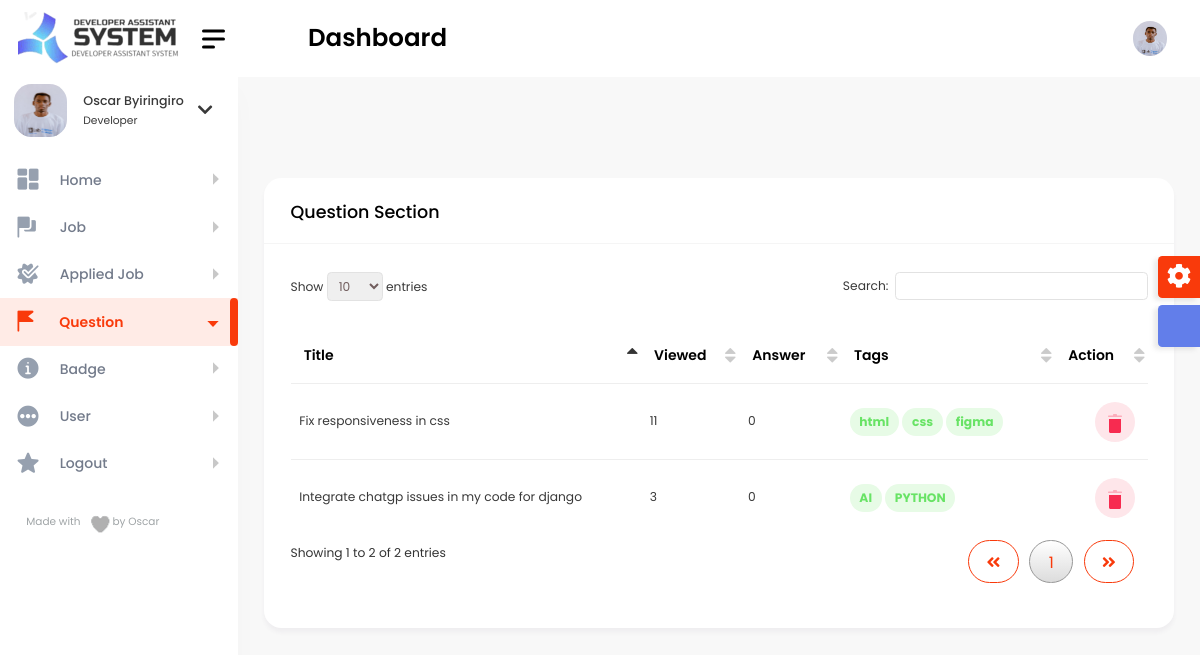
The app's page /super_admin/question_super/ (signed in), older data.
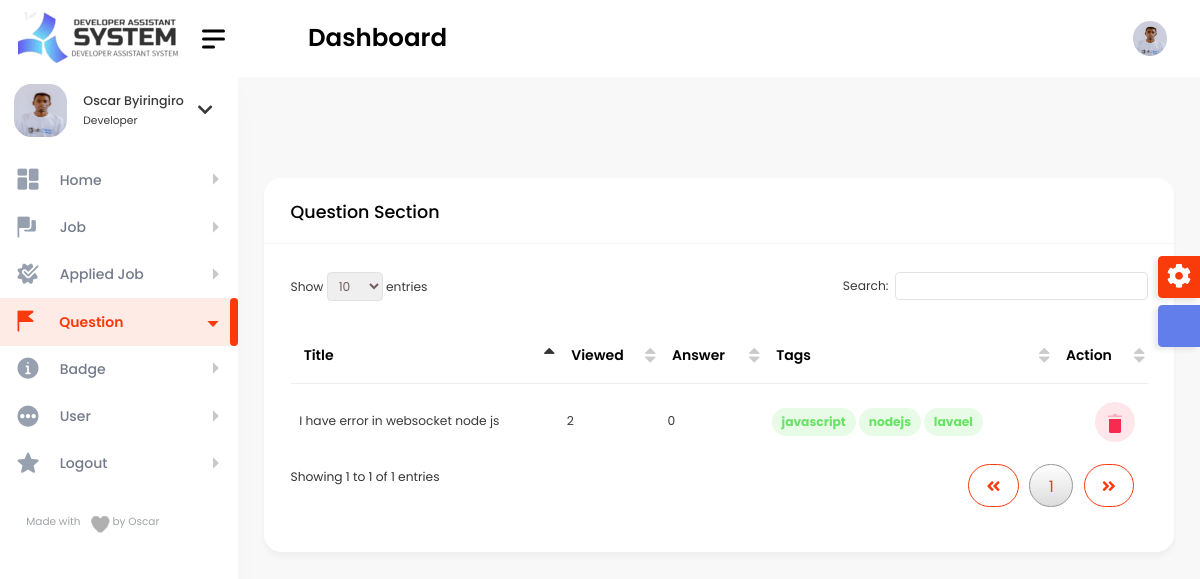
The same page, newer data.
### questions/models.py (models this page shows, shortened)
class Questions_stuff(models.Model):
    title = models.CharField(max_length=100)
    detail = models.TextField(default='')
    body = HTMLField()
    owner = models.ForeignKey(User, on_delete=models.CASCADE)
    viewed = models.PositiveIntegerField()
    tag = models.CharField(max_length=200)
    email_notify = models.BooleanField(default=False)
    whatsapp_notify = models.BooleanField(default=False)
    publish_date = models.DateTimeField(auto_now_add=True)
    def tags_as_list(self):
        return self.tag.split(',')
    def get_count_answer(self):
        id_question = self.id
        ans = Answer_stuff.objects.filter(question__id=id_question)
        if ans.exists():
            final_count = ans.count()
        else:
            final_count = 0
        return final_count
    class Meta:
        verbose_name_plural = 'Question'

### super_admin/decorators.py (the view)
    def wrapper_func(request, *args, **kwargs):
        if not request.user.is_authenticated:
            return redirect('super_login')
        if not request.user.admin:
            return redirect('super_login')
        else:
            return view_func(request, *args, **kwargs)

### super_admin/views.py (called while the page is built)
@is_admin_user
def question_super(request):
    all_question = Questions_stuff.objects.all().order_by('-publish_date')
    context = {
        'all_question': all_question
    }
    return render(request, 'question_super.html', context)

### super_admin/templates/question_super.html (shortened to what this page needs)
{% include 'super_admin/base.html' %}
{% load static %}
{% block content %}
 <div class="content-body">
            <div class="container-fluid">
                <div class="row">
                    <div class="col-12">
                        <div class="card">
                            <div class="card-header">
                                <h4 class="card-title">Question Section</h4>
                            </div>
                            <div class="card-body">
                                <div class="table-responsive">
                                    <table id="example3" class="display" style="min-width: 845px">
                                        <thead>
                                            <tr>
                                                <th>Title</th>
                                                <th>viewed</th>
                                                <th>answer</th>
                                                <th>tags</th>
                                                <th>Action</th>
                                            </tr>
                                        </thead>
                                        <tbody>
                                        {% for question in all_question %}
                                            <tr>
										<td>{{ question.title }}</td>
										<td class="wspace-no">{{ question.viewed }}</td>
										<td>{{ question.get_count_answer }}</td>
                                        <td>
                                            {% for tag in question.tags_as_list %}
                                            <span class="badge badge-success badge-lg light">{{ tag }}</span>
                                                {% endfor %}
                                        </td>
										<td>
											<div class="action-buttons d-flex justify-content-end">
												<a href="javascript:void(0);" class="btn btn-danger light">
												</a>
											</div>
										</td>
									</tr>
                                        {% endfor %}
                                        </tbody>
                                    </table>
                                </div>
                            </div>
                        </div>
                    </div>
				</div>
            </div>
        </div>
{% endblock %}

Row changes from the older to the newer data that the page shows:
removed Questions_stuff: title "Fix responsiveness in css", viewed "11", get_count_answer "0", tags_as_list "html" "css" "figma"
removed Questions_stuff: title "Integrate chatgp issues in my code for django", viewed "3", get_count_answer "0", tags_as_list "AI" "PYTHON"
added Questions_stuff: title "I have error in websocket node js", viewed "2", get_count_answer "0", tags_as_list "javascript" "nodejs" "lavael"
Text that changed along with them:
text written by a page script: "Show entries Search: Showing 1 to 2 of 2 entries 1" → "Show entries Search: Showing 1 to 1 of 1 entries 1"
